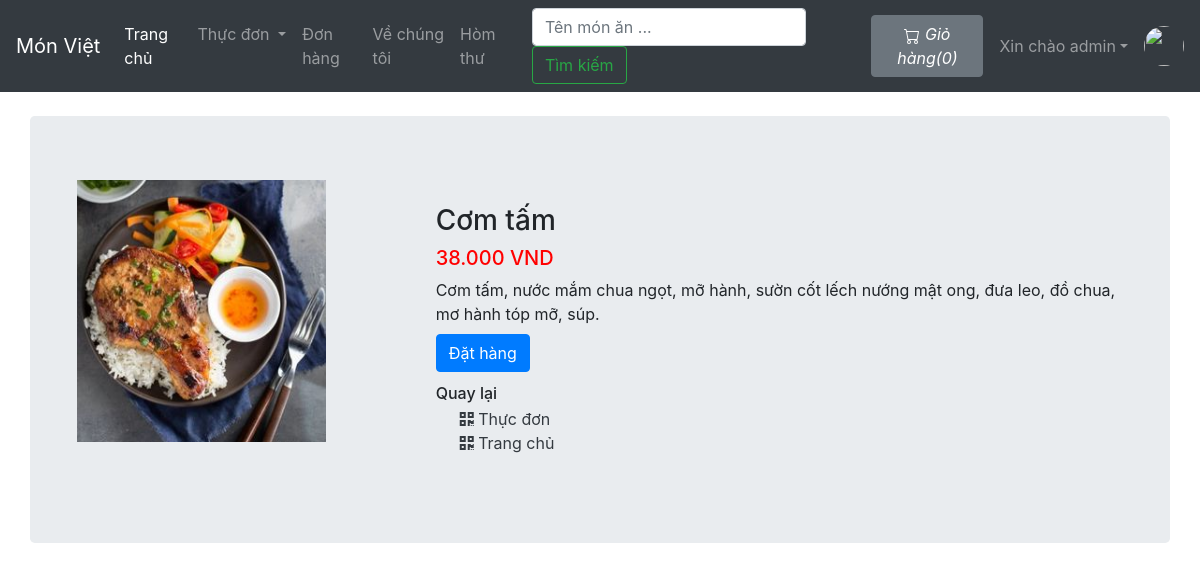
The page /viewfood.php?foodid=5 (signed in) on the database its author committed.
### tables this page shows
CREATE TABLE `sitedetail` (
  `tempId` int(11) NOT NULL,
  `systemName` varchar(21) NOT NULL,
  `email` varchar(35) NOT NULL,
  `contact1` bigint(21) NOT NULL,
  `contact2` bigint(21) DEFAULT NULL COMMENT 'Optional',
  `address` text NOT NULL,
  `dateTime` datetime NOT NULL DEFAULT current_timestamp()
);

CREATE TABLE `food` (
  `foodId` int(12) UNSIGNED NOT NULL,
  `foodName` varchar(255) NOT NULL,
  `foodPrice` decimal(10,3) NOT NULL,
  `foodDesc` text NOT NULL,
  `foodImg` varchar(255) NOT NULL,
  `foodCategorieId` int(12) NOT NULL,
  `foodPubDate` datetime NOT NULL DEFAULT current_timestamp()
);

### viewfood.php (the view, shortened to what this page needs)
<!doctype html>
<html lang="en">
<head>
    <link rel="stylesheet" href="https://stackpath.bootstrapcdn.com/bootstrap/4.4.1/css/bootstrap.min.css">
    <link rel="stylesheet" href="https://use.fontawesome.com/releases/v5.8.2/css/all.css">
</head>
<body>
    <?php include 'partials/_dbconnect.php';?>
    <?php require 'partials/_nav.php' ?>
    <div class="container my-4" id="cont">
        <div class="row jumbotron">
        <?php
            $foodId = $_GET['foodid'];
            $sql = "SELECT * FROM `food` WHERE foodId = $foodId";
            $result = mysqli_query($conn, $sql);
            $row = mysqli_fetch_assoc($result);
            $foodName = $row['foodName'];
            $foodPrice = $row['foodPrice'];
            $foodDesc = $row['foodDesc'];
            $foodImg = $row['foodImg'];
            $foodCategorieId = $row['foodCategorieId'];
        ?>
        <?php
        echo  '<div class="col-md-4">
                <img src="img/'.$foodImg. '" width="249px" height="262px">
            </div>
            <div class="col-md-8 my-4">
                <h3>' . $foodName . '</h3>
                <h5 style="color: #ff0000">'.$foodPrice. ' VND</h5>
                <p class="mb-0">' .$foodDesc .'</p>';
                if($loggedin){
                    $quaSql = "SELECT `itemQuantity` FROM `viewcart` WHERE `foodId` = '$foodId' AND `userId` ='$userId'";
                    $quaresult = mysqli_query($conn, $quaSql);
                    $quaExistRows = mysqli_num_rows($quaresult);
                    if($quaExistRows == 0) {
                        echo '<form action="partials/_manageCart.php" method="POST">
                              <input type="hidden" name="itemId" value="'.$foodId. '">
                              <button type="submit" name="addToCart" class="btn btn-primary my-2">Đặt hàng</button>';
                    }else {
                        echo '<a href="viewCart.php"><button class="btn btn-primary my-2">Đến giỏ hàng</button></a>';
                    }
                }
                else{
                    echo '<button class="btn btn-primary my-2" data-toggle="modal" data-target="#loginModal">Đặt hàng</button>';
                }
                echo '</form>
                <h6 class="my-1"> Quay lại </h6>
                <div class="mx-4">
                    <a href="viewfoodList.php?catid=' . $foodCategorieId . '" class="active text-dark">
                    <i class="fas fa-qrcode"></i>
                        <span>Thực đơn</span>
                    </a>
                </div>
                <div class="mx-4">
                    <a href="index.php" class="active text-dark">
                    <i class="fas fa-qrcode"></i>
                        <span>Trang chủ</span>
                    </a>
                </div>
            </div>'
        ?>
        </div>
    </div>
</body>
</html>

### partials/_nav.php (shortened to what this page needs)
<?php
if(isset($_SESSION['loggedin']) && $_SESSION['loggedin']==true){
  $loggedin= true;
  $userId = $_SESSION['userId'];
  $username = $_SESSION['username'];
}
else{
  $loggedin = false;
  $userId = 0;
}
$sql = "SELECT * FROM `sitedetail`";
$result = mysqli_query($conn, $sql);
$row = mysqli_fetch_assoc($result);
$systemName = $row['systemName'];
echo '<nav class="navbar navbar-expand-lg navbar-dark bg-dark">
      <a class="navbar-brand" href="index.php">'.$systemName.'</a>
      <button class="navbar-toggler" type="button" data-toggle="collapse" data-target="#navbarSupportedContent" aria-controls="navbarSupportedContent" aria-expanded="false" aria-label="Toggle navigation">
        <span class="navbar-toggler-icon"></span>
      </button>
      <div class="collapse navbar-collapse" id="navbarSupportedContent">
        <ul class="navbar-nav mr-auto">
          <li class="nav-item active">
            <a class="nav-link" href="index.php">Trang chủ <span class="sr-only">(current)</span></a>
          </li>
          <li class="nav-item dropdown">
            <a class="nav-link dropdown-toggle" href="#" id="navbarDropdown" role="button" data-toggle="dropdown" aria-haspopup="true" aria-expanded="false">
              Thực đơn
            </a>
            <div class="dropdown-menu" aria-labelledby="navbarDropdown">';
            echo '</div>
          </li>
          <li class="nav-item">
            <a class="nav-link" href="viewOrder.php">Đơn hàng</a>
          </li>
          <li class="nav-item">
            <a class="nav-link" href="about.php">Về chúng tôi</a>
          </li>
          <li class="nav-item">
            <a class="nav-link" href="contact.php">Hòm thư</a>
          </li>
        </ul>
        <form method="get" action="/project_php_orderfood/search.php" class="form-inline my-2 my-lg-0 mx-3">
          <input class="form-control mr-sm-2" type="search" name="search" id="search" placeholder="Tên món ăn ..." aria-label="Search" required>
          <button class="btn btn-outline-success my-2 my-sm-0" type="submit">Tìm kiếm</button>
        </form>';
        $countsql = "SELECT SUM(`itemQuantity`) FROM `viewcart` WHERE `userId`=$userId";
        $countresult = mysqli_query($conn, $countsql);
        $countrow = mysqli_fetch_assoc($countresult);
        $count = $countrow['SUM(`itemQuantity`)'];
        if(!$count) {
          $count = 0;
        }
        echo '<a href="viewCart.php"><button type="button" class="btn btn-secondary mx-2" title="Giỏ hàng">
          <svg xmlns="img/cart.svg" width="16" height="16" fill="currentColor" class="bi bi-cart" viewBox="0 0 16 16">
            <path d="M0 1.5A.5.5 0 0 1 .5 1H2a.5.5 0 0 1 .485.379L2.89 3H14.5a.5.5 0 0 1 .491.592l-1.5 8A.5.5 0 0 1 13 12H4a.5.5 0 0 1-.491-.408L2.01 3.607 1.61 2H.5a.5.5 0 0 1-.5-.5zM3.102 4l1.313 7h8.17l1.313-7H3.102zM5 12a2 2 0 1 0 0 4 2 2 0 0 0 0-4zm7 0a2 2 0 1 0 0 4 2 2 0 0 0 0-4zm-7 1a1 1 0 1 1 0 2 1 1 0 0 1 0-2zm7 0a1 1 0 1 1 0 2 1 1 0 0 1 0-2z"/>
          </svg>
          <i class="bi bi-cart">Giỏ hàng(' .$count. ')</i>
        </button></a>';
        if($loggedin){
          echo '<ul class="navbar-nav mr-2">
            <li class="nav-item dropdown">
              <a class="nav-link dropdown-toggle" href="#" id="navbarDropdown" role="button" data-toggle="dropdown"> Xin chào ' .$username. '</a>
              <div class="dropdown-menu" aria-labelledby="navbarDropdown">
                <a class="dropdown-item" href="partials/_logout.php">Đăng xuất</a>
              </div>
            </li>
          </ul>
          <div class="text-center image-size-small position-relative">
            <a href="viewProfile.php"><img src="img/person-' .$userId. '.jpg" class="rounded-circle" onError="this.src = \'img/profilePic.jpg\'" style="width:40px; height:40px"></a>
          </div>';
        }
        else {
          echo '
          <button type="button" class="btn btn-success mx-2"  data-toggle="modal" data-target="#loginModal">Đăng nhập</button>
          <button type="button" class="btn btn-success mx-2"  data-toggle="modal" data-target="#signupModal">Đăng ký</button>';
        }
  echo '</div>
    </nav>';
?>

### viewfood.php (style rules this page uses)
#cont { min-height : 578px; }

### rows shown on the page
sitedetail: systemName "Món Việt"
food: foodImg (picture), foodName "Cơm tấm", foodPrice "38.000", foodDesc "Cơm tấm, nước mắm chua ngọt, mỡ hành, sườn cốt lếch nướng mật ong, đưa leo, đồ chua, mơ hành tóp mỡ, súp."

### other values the page prints
$count "0"
$username "admin"
